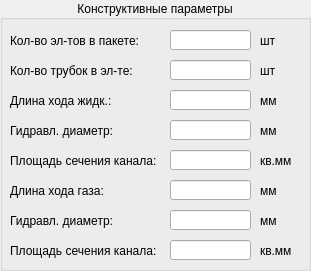
  <widget class="QGroupBox" name="groupBox_2">
   <property name="geometry">
    <rect>
     <x>330</x>
     <y>10</y>
     <width>311</width>
     <height>271</height>
    </rect>
   </property>
   <property name="title">
    <string>Конструктивные параметры</string>
   </property>
   <property name="alignment">
    <set>Qt::AlignCenter</set>
   </property>
   <widget class="QLabel" name="label_17">
    <property name="geometry">
     <rect>
      <x>10</x>
      <y>90</y>
      <width>161</width>
      <height>21</height>
     </rect>
    </property>
    <property name="text">
     <string>Длина хода жидк.:</string>
    </property>
   </widget>
   <widget class="QLineEdit" name="SGPlineEdit">
    <property name="geometry">
     <rect>
      <x>170</x>
      <y>150</y>
      <width>81</width>
      <height>20</height>
     </rect>
    </property>
    <property name="cursor">
     <cursorShape>ArrowCursor</cursorShape>
    </property>
    <property name="readOnly">
     <bool>true</bool>
    </property>
   </widget>
   <widget class="QLabel" name="label_29">
    <property name="geometry">
     <rect>
      <x>260</x>
      <y>30</y>
      <width>51</width>
      <height>21</height>
     </rect>
    </property>
    <property name="text">
     <string>шт</string>
    </property>
   </widget>
   <widget class="QLabel" name="label_22">
    <property name="geometry">
     <rect>
      <x>10</x>
      <y>240</y>
      <width>161</width>
      <height>21</height>
     </rect>
    </property>
    <property name="text">
     <string>Площадь сечения канала:</string>
    </property>
   </widget>
   <widget class="QLineEdit" name="NKYPlineEdit">
    <property name="geometry">
     <rect>
      <x>170</x>
      <y>90</y>
      <width>81</width>
      <height>20</height>
     </rect>
    </property>
    <property name="cursor">
     <cursorShape>ArrowCursor</cursorShape>
    </property>
    <property name="readOnly">
     <bool>true</bool>
    </property>
   </widget>
   <widget class="QLineEdit" name="NKYRlineEdit">
    <property name="geometry">
     <rect>
      <x>170</x>
      <y>180</y>
      <width>81</width>
      <height>20</height>
     </rect>
    </property>
    <property name="cursor">
     <cursorShape>ArrowCursor</cursorShape>
    </property>
    <property name="readOnly">
     <bool>true</bool>
    </property>
   </widget>
   <widget class="QLabel" name="label_18">
    <property name="geometry">
     <rect>
      <x>10</x>
      <y>120</y>
      <width>161</width>
      <height>21</height>
     </rect>
    </property>
    <property name="text">
     <string>Гидравл. диаметр:</string>
    </property>
   </widget>
   <widget class="QLabel" name="label_30">
    <property name="geometry">
     <rect>
      <x>260</x>
      <y>60</y>
      <width>51</width>
      <height>21</height>
     </rect>
    </property>
    <property name="text">
     <string>шт</string>
    </property>
   </widget>
   <widget class="QLabel" name="label_16">
    <property name="geometry">
     <rect>
      <x>10</x>
      <y>60</y>
      <width>161</width>
      <height>21</height>
     </rect>
    </property>
    <property name="text">
     <string>Кол-во трубок в эл-те:</string>
    </property>
   </widget>
   <widget class="QLabel" name="label_15">
    <property name="geometry">
     <rect>
      <x>10</x>
      <y>30</y>
      <width>161</width>
      <height>21</height>
     </rect>
    </property>
    <property name="text">
     <string>Кол-во эл-тов в пакете:</string>
    </property>
   </widget>
   <widget class="QLabel" name="label_33">
    <property name="geometry">
     <rect>
      <x>260</x>
      <y>150</y>
      <width>51</width>
      <height>21</height>
     </rect>
    </property>
    <property name="text">
     <string>кв.мм</string>
    </property>
   </widget>
   <widget class="QLabel" name="label_20">
    <property name="geometry">
     <rect>
      <x>10</x>
      <y>180</y>
      <width>161</width>
      <height>21</height>
     </rect>
    </property>
    <property name="text">
     <string>Длина хода газа:</string>
    </property>
   </widget>
   <widget class="QLabel" name="label_19">
    <property name="geometry">
     <rect>
      <x>10</x>
      <y>150</y>
      <width>161</width>
      <height>21</height>
     </rect>
    </property>
    <property name="text">
     <string>Площадь сечения канала:</string>
    </property>
   </widget>
   <widget class="QLineEdit" name="SBPlineEdit">
    <property name="geometry">
     <rect>
      <x>170</x>
      <y>240</y>
      <width>81</width>
      <height>20</height>
     </rect>
    </property>
    <property name="cursor">
     <cursorShape>ArrowCursor</cursorShape>
    </property>
    <property name="readOnly">
     <bool>true</bool>
    </property>
   </widget>
   <widget class="QLabel" name="label_36">
    <property name="geometry">
     <rect>
      <x>260</x>
      <y>240</y>
      <width>51</width>
      <height>21</height>
     </rect>
    </property>
    <property name="text">
     <string>кв.мм</string>
    </property>
   </widget>
   <widget class="QLineEdit" name="NKElineEdit">
    <property name="geometry">
     <rect>
      <x>170</x>
      <y>60</y>
      <width>81</width>
      <height>20</height>
     </rect>
    </property>
    <property name="cursor">
     <cursorShape>ArrowCursor</cursorShape>
    </property>
    <property name="readOnly">
     <bool>true</bool>
    </property>
   </widget>
   <widget class="QLineEdit" name="NEGlineEdit">
    <property name="geometry">
     <rect>
      <x>170</x>
      <y>30</y>
      <width>81</width>
      <height>20</height>
     </rect>
    </property>
    <property name="cursor">
     <cursorShape>ArrowCursor</cursorShape>
    </property>
    <property name="readOnly">
     <bool>true</bool>
    </property>
   </widget>
   <widget class="QLabel" name="label_35">
    <property name="geometry">
     <rect>
      <x>260</x>
      <y>210</y>
      <width>51</width>
      <height>21</height>
     </rect>
    </property>
    <property name="text">
     <string>мм</string>
    </property>
   </widget>
   <widget class="QLabel" name="label_21">
    <property name="geometry">
     <rect>
      <x>10</x>
      <y>210</y>
      <width>161</width>
      <height>21</height>
     </rect>
    </property>
    <property name="text">
     <string>Гидравл. диаметр:</string>
    </property>
   </widget>
   <widget class="QLineEdit" name="DEGPlineEdit">
    <property name="geometry">
     <rect>
      <x>170</x>
      <y>120</y>
      <width>81</width>
      <height>20</height>
     </rect>
    </property>
    <property name="cursor">
     <cursorShape>ArrowCursor</cursorShape>
    </property>
    <property name="readOnly">
     <bool>true</bool>
    </property>
   </widget>
   <widget class="QLineEdit" name="DEBPlineEdit">
    <property name="geometry">
     <rect>
      <x>170</x>
      <y>210</y>
      <width>81</width>
      <height>20</height>
     </rect>
    </property>
    <property name="cursor">
     <cursorShape>ArrowCursor</cursorShape>
    </property>
    <property name="readOnly">
     <bool>true</bool>
    </property>
   </widget>
   <widget class="QLabel" name="label_32">
    <property name="geometry">
     <rect>
      <x>260</x>
      <y>120</y>
      <width>51</width>
      <height>21</height>
     </rect>
    </property>
    <property name="text">
     <string>мм</string>
    </property>
   </widget>
   <widget class="QLabel" name="label_31">
    <property name="geometry">
     <rect>
      <x>260</x>
      <y>90</y>
      <width>51</width>
      <height>21</height>
     </rect>
    </property>
    <property name="text">
     <string>мм</string>
    </property>
   </widget>
   <widget class="QLabel" name="label_34">
    <property name="geometry">
     <rect>
      <x>260</x>
      <y>180</y>
      <width>51</width>
      <height>21</height>
     </rect>
    </property>
    <property name="text">
     <string>мм</string>
    </property>
   </widget>
  </widget>
